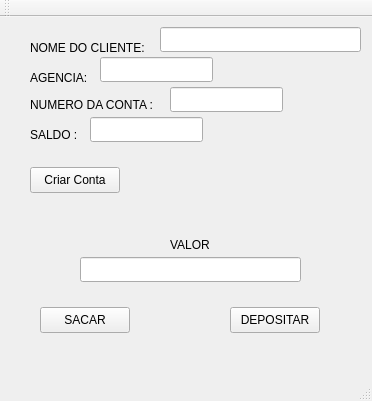
<?xml version="1.0" encoding="UTF-8"?>
<ui version="4.0">
 <class>MainWindow</class>
 <widget class="QMainWindow" name="MainWindow">
  <property name="enabled">
   <bool>true</bool>
  </property>
  <property name="geometry">
   <rect>
    <x>0</x>
    <y>0</y>
    <width>372</width>
    <height>401</height>
   </rect>
  </property>
  <property name="windowTitle">
   <string>PROJETO CONTA POUPANÇA</string>
  </property>
  <widget class="QWidget" name="centralWidget">
   <widget class="QLabel" name="label">
    <property name="geometry">
     <rect>
      <x>30</x>
      <y>20</y>
      <width>131</width>
      <height>21</height>
     </rect>
    </property>
    <property name="text">
     <string>NOME DO CLIENTE:</string>
    </property>
   </widget>
   <widget class="QLabel" name="label_2">
    <property name="geometry">
     <rect>
      <x>30</x>
      <y>50</y>
      <width>71</width>
      <height>21</height>
     </rect>
    </property>
    <property name="text">
     <string>AGENCIA: </string>
    </property>
   </widget>
   <widget class="QLabel" name="label_3">
    <property name="geometry">
     <rect>
      <x>30</x>
      <y>80</y>
      <width>151</width>
      <height>16</height>
     </rect>
    </property>
    <property name="text">
     <string>NUMERO DA CONTA : </string>
    </property>
   </widget>
   <widget class="QLabel" name="label_4">
    <property name="geometry">
     <rect>
      <x>30</x>
      <y>110</y>
      <width>131</width>
      <height>16</height>
     </rect>
    </property>
    <property name="text">
     <string>SALDO :</string>
    </property>
   </widget>
   <widget class="QLineEdit" name="lineEditNomeDoCliente">
    <property name="geometry">
     <rect>
      <x>160</x>
      <y>10</y>
      <width>201</width>
      <height>25</height>
     </rect>
    </property>
   </widget>
   <widget class="QLineEdit" name="lineEditAgencia">
    <property name="geometry">
     <rect>
      <x>100</x>
      <y>40</y>
      <width>113</width>
      <height>25</height>
     </rect>
    </property>
   </widget>
   <widget class="QLineEdit" name="lineEditNumeroDaConta">
    <property name="geometry">
     <rect>
      <x>170</x>
      <y>70</y>
      <width>113</width>
      <height>25</height>
     </rect>
    </property>
   </widget>
   <widget class="QLineEdit" name="lineEditSaldo">
    <property name="enabled">
     <bool>true</bool>
    </property>
    <property name="geometry">
     <rect>
      <x>90</x>
      <y>100</y>
      <width>113</width>
      <height>25</height>
     </rect>
    </property>
   </widget>
   <widget class="QLineEdit" name="lineEditValor">
    <property name="enabled">
     <bool>true</bool>
    </property>
    <property name="geometry">
     <rect>
      <x>80</x>
      <y>240</y>
      <width>221</width>
      <height>25</height>
     </rect>
    </property>
   </widget>
   <widget class="QLabel" name="label_5">
    <property name="geometry">
     <rect>
      <x>170</x>
      <y>220</y>
      <width>51</width>
      <height>16</height>
     </rect>
    </property>
    <property name="text">
     <string>VALOR</string>
    </property>
   </widget>
   <widget class="QPushButton" name="pushButtonCriarConta">
    <property name="geometry">
     <rect>
      <x>30</x>
      <y>150</y>
      <width>90</width>
      <height>26</height>
     </rect>
    </property>
    <property name="text">
     <string>Criar Conta</string>
    </property>
   </widget>
   <widget class="QPushButton" name="pushButtonSacar">
    <property name="geometry">
     <rect>
      <x>40</x>
      <y>290</y>
      <width>90</width>
      <height>26</height>
     </rect>
    </property>
    <property name="text">
     <string>SACAR</string>
    </property>
   </widget>
   <widget class="QPushButton" name="pushButtonDepositar">
    <property name="geometry">
     <rect>
      <x>230</x>
      <y>290</y>
      <width>90</width>
      <height>26</height>
     </rect>
    </property>
    <property name="text">
     <string>DEPOSITAR</string>
    </property>
   </widget>
  </widget>
  <widget class="QMenuBar" name="menuBar">
   <property name="geometry">
    <rect>
     <x>0</x>
     <y>0</y>
     <width>372</width>
     <height>27</height>
    </rect>
   </property>
  </widget>
  <widget class="QToolBar" name="mainToolBar">
   <attribute name="toolBarArea">
    <enum>TopToolBarArea</enum>
   </attribute>
   <attribute name="toolBarBreak">
    <bool>false</bool>
   </attribute>
  </widget>
  <widget class="QStatusBar" name="statusBar"/>
 </widget>
 <layoutdefault spacing="6" margin="11"/>
 <resources/>
 <connections/>
</ui>
